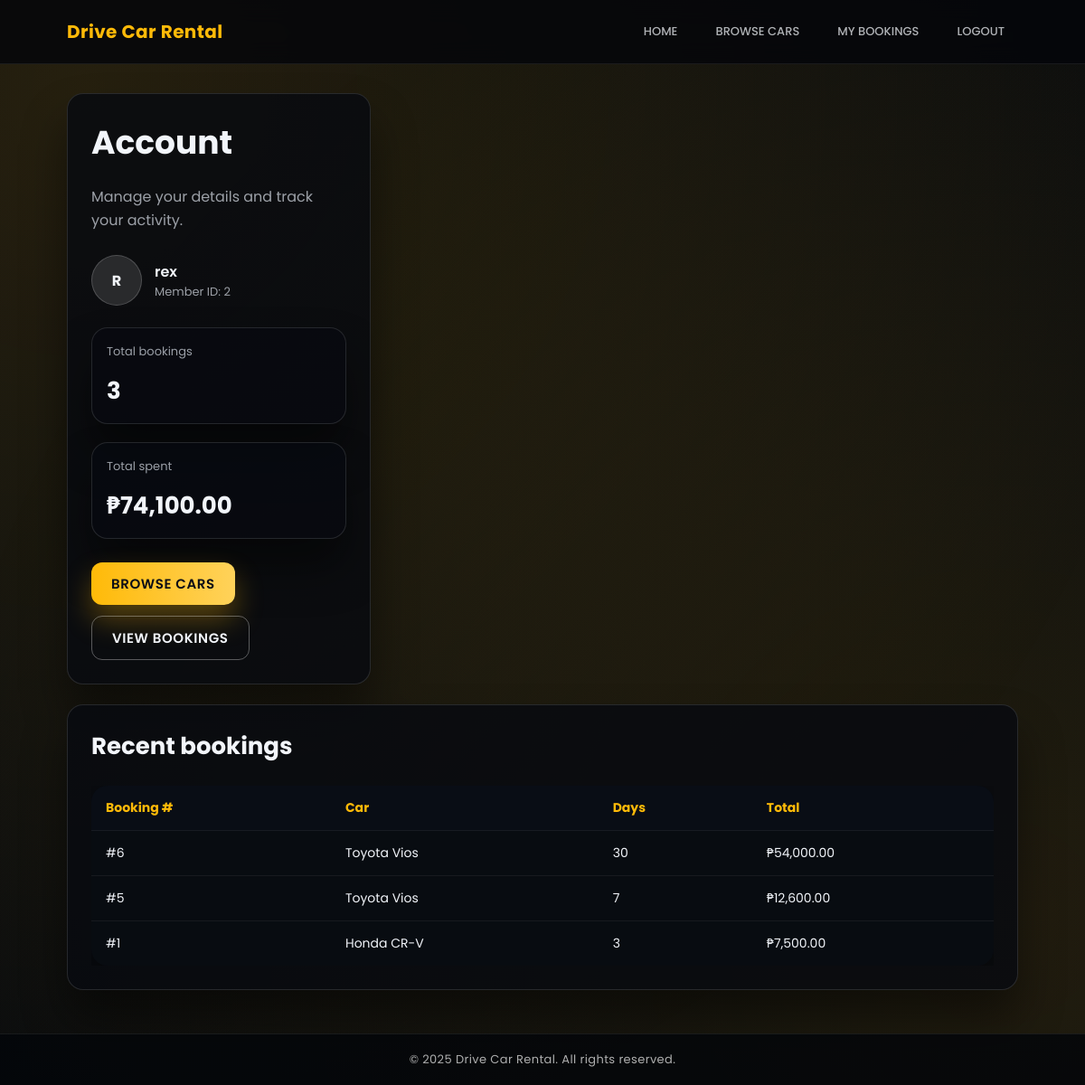
Screenshot of /profile (signed in) with the database file from the repository.
### tables this page shows
CREATE TABLE users(
            id INTEGER PRIMARY KEY AUTOINCREMENT,
            username TEXT UNIQUE NOT NULL,
            password TEXT NOT NULL,
            is_admin INTEGER DEFAULT 0
        );

CREATE TABLE bookings(
            id INTEGER PRIMARY KEY AUTOINCREMENT,
            user_id INTEGER,
            car_id INTEGER,
            days INTEGER,
            total_price REAL,
            FOREIGN KEY (user_id) REFERENCES users(id),
            FOREIGN KEY (car_id) REFERENCES cars(id)
        );

CREATE TABLE cars(
            id INTEGER PRIMARY KEY AUTOINCREMENT,
            name TEXT NOT NULL,
            car_type TEXT NOT NULL,
            price_per_day REAL NOT NULL,
            image_url TEXT
        );

### app.py (the view)
@app.route("/profile")
@login_required
def user_profile():
    conn = get_db()
    cursor = conn.cursor()
    cursor.execute("SELECT id, username, is_admin FROM users WHERE id = ?", (session["user_id"],))
    user = cursor.fetchone()
    cursor.execute("SELECT COUNT(*) FROM bookings WHERE user_id = ?", (session["user_id"],))
    booking_count = cursor.fetchone()[0]
    cursor.execute("SELECT IFNULL(SUM(total_price), 0) FROM bookings WHERE user_id = ?", (session["user_id"],))
    total_spent = cursor.fetchone()[0] or 0
    cursor.execute(
        """
        SELECT b.id, c.name AS car_name, b.days, b.total_price
        FROM bookings b JOIN cars c ON b.car_id = c.id
        WHERE b.user_id = ? ORDER BY b.id DESC LIMIT 5
        """,
        (session["user_id"],),
    )
    recent = cursor.fetchall()
    conn.close()
    stats = {"booking_count": booking_count, "total_spent": total_spent}
    return render_template("user_profile.html", user=user, stats=stats, recent=recent)

### app.py (called while the page is built)
def get_db():
    conn = sqlite3.connect("car_rental.db", timeout=10, check_same_thread=False)
    conn.row_factory = sqlite3.Row
    return conn

def login_required(view):
    @wraps(view)
    def wrapped(*args, **kwargs):
        if "user_id" not in session:
            flash("Please log in to continue.", "info")
            return redirect(url_for("login"))
        return view(*args, **kwargs)
    return wrapped

@app.context_processor
def inject_user_state():
    return {
        "is_authenticated": "user_id" in session,
        "is_admin": session.get("is_admin", False),
        "current_username": session.get("username"),
        "current_year": datetime.utcnow().year,
    }

### templates/user_profile.html (shortened to what this page needs)
{% extends "base.html" %}
{% block content %}
<div style="display: grid; grid-template-columns: repeat(auto-fit, minmax(260px, 1fr)); gap: 22px;">
  <section class="card">
    <h1 style="margin: 0 0 6px;">Account</h1>
    <p style="margin: 0 0 12px;">Manage your details and track your activity.</p>
    <div style="display:flex; gap:14px; align-items:center;">
      <div style="width:56px;height:56px;border-radius:50%;background:rgba(255,255,255,.12);display:flex;align-items:center;justify-content:center;border:1px solid rgba(255,255,255,.18); font-weight:700;">
        {{ user['username'][0:1] | upper }}
      </div>
      <div>
        <div style="font-weight:600;">{{ user['username'] }}</div>
        <div style="font-size:13px; color: var(--text-muted);">Member ID: {{ user['id'] }}</div>
      </div>
    </div>
    <div class="grid" style="grid-template-columns: repeat(auto-fit, minmax(160px,1fr)); margin-top: 10px;">
      <article class="card" style="padding:16px;">
        <div style="font-size:13px; color: var(--text-muted);">Total bookings</div>
        <div style="font-size:26px; font-weight:700;">{{ stats.booking_count }}</div>
      </article>
      <article class="card" style="padding:16px;">
        <div style="font-size:13px; color: var(--text-muted);">Total spent</div>
        <div style="font-size:26px; font-weight:700;">₱{{ '{:,.2f}'.format(stats.total_spent) }}</div>
      </article>
    </div>
    <div class="form-actions" style="margin-top: 12px;">
      <a class="btn" href="{{ url_for('gallery') }}">Browse cars</a>
      <a class="btn secondary" href="{{ url_for('history') }}">View bookings</a>
    </div>
  </section>
  <section class="card" style="grid-column: 1/-1;">
    <h2 style="margin:0 0 10px;">Recent bookings</h2>
    {% if recent %}
      <div style="overflow-x:auto;">
        <table>
          <thead>
          <tr>
            <th scope="col">Booking #</th>
            <th scope="col">Car</th>
            <th scope="col">Days</th>
            <th scope="col">Total</th>
          </tr>
          </thead>
          <tbody>
          {% for row in recent %}
            <tr>
              <td>#{{ row['id'] }}</td>
              <td>{{ row['car_name'] }}</td>
              <td>{{ row['days'] }}</td>
              <td>₱{{ '{:,.2f}'.format(row['total_price']) }}</td>
            </tr>
          {% endfor %}
          </tbody>
        </table>
      </div>
    {% else %}
      <div class="empty-state">
        <h3>No recent activity</h3>
        <p>Start a reservation to see it here.</p>
      </div>
    {% endif %}
  </section>
</div>
{% endblock %}

### templates/base.html (style rules this page uses)
:root { color-scheme: dark; --bg-primary: #080b10; --bg-secondary: #111824; --panel: rgba(8, 10, 16, 0.82); --panel-border: rgba(255, 255, 255, 0.12); --text-primary: #f2f5fa; --text-muted: rgba(225, 231, 240, 0.68); --accent: #ffba08; --accent-dark: #f0a100; --danger: #ff4d4f; --info: #24b5d9; --success: #53d86a; }
* { box-sizing: border-box; }
body { margin: 0; font-family: "Poppins", system-ui, -apple-system, BlinkMacSystemFont, "Segoe UI", sans-serif; background: linear-gradient(rgba(8, 11, 16, 0.92), rgba(8, 11, 16, 0.92)), url("https://images.unsplash.com/photo-1503736334956-4c8f8e92946d?auto=format&fit=crop&w=1600&q=80") center/cover fixed; color: var(--text-primary); min-height: 100vh; display: flex; flex-direction: column; position: relative; overflow-x: hidden; }
body::before, body::after { content: ""; position: fixed; top: -20%; left: -20%; width: 140%; height: 140%; background: radial-gradient(circle at 20% 20%, rgba(255, 186, 8, 0.12), transparent 65%); animation: glowShift 14s linear infinite; pointer-events: none; z-index: -1; }
body::after { animation-delay: 7s; background: radial-gradient(circle at 80% 75%, rgba(255, 186, 8, 0.1), transparent 65%); }
a { color: inherit; text-decoration: none; }
h1 { font-size: clamp(28px, 4vw, 36px); margin: 0 0 12px; }
h2 { font-size: clamp(20px, 3vw, 26px); margin: 0 0 16px; }
p { color: var(--text-muted); margin: 0 0 16px; line-height: 1.6; }
.grid { display: grid; grid-template-columns: repeat(auto-fit, minmax(240px, 1fr)); gap: 20px; margin-top: 24px; }
.card { background: var(--panel); border: 1px solid var(--panel-border); border-radius: 18px; padding: 26px; box-shadow: 0 32px 50px rgba(0, 0, 0, 0.45); display: flex; flex-direction: column; gap: 14px; transition: transform 0.2s ease, box-shadow 0.2s ease; color: var(--text-primary); }
.card p { color: var(--text-muted); }
.btn { display: inline-flex; align-items: center; justify-content: center; padding: 12px 22px; border-radius: 12px; font-weight: 600; font-size: 15px; border: none; cursor: pointer; text-transform: uppercase; letter-spacing: 0.04em; transition: transform 0.2s ease, box-shadow 0.2s ease, background 0.2s ease; background: linear-gradient(90deg, var(--accent), #ffd25a); color: #0b0e16; box-shadow: 0 16px 32px rgba(255, 186, 8, 0.32); }
.btn.secondary { background: transparent; color: var(--text-primary); border: 1px solid rgba(255, 255, 255, 0.32); box-shadow: none; }
table { width: 100%; border-collapse: collapse; background: rgba(9, 12, 18, 0.92); border-radius: 18px; overflow: hidden; box-shadow: 0 24px 50px rgba(0, 0, 0, 0.45); color: var(--text-primary); }
table thead { background: rgba(9, 14, 22, 0.9); color: var(--accent); }
th, td { padding: 14px 16px; text-align: left; border-bottom: 1px solid rgba(255, 255, 255, 0.06); font-size: 14px; }
tr:last-child td { border-bottom: none; }
.form-actions { display: flex; gap: 12px; flex-wrap: wrap; }

### rows the page displays
users: username "R", username "rex", id "2"
bookings: id "6", car_name "Toyota Vios", days "30", total_price "54,000.00"
bookings: id "5", car_name "Toyota Vios", days "7", total_price "12,600.00"
bookings: id "1", car_name "Honda CR-V", days "3", total_price "7,500.00"

### other values shown
{{ stats.booking_count }} "3"
{{ '{:,.2f}'.format(stats.total_spent) }} "74,100.00"
